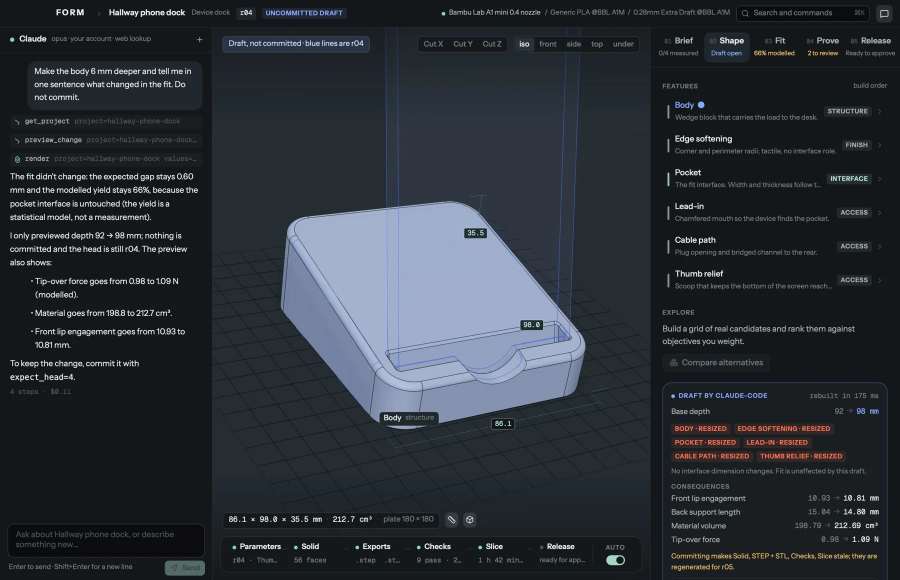
#> input picture site/assets/shots/app.webp, 1800 x 1160 px, given in place of ratchet_wrench-ex.png, which was not available (shown at 1/2 size)
$ python encode.py
#> lines starting #> are read from the running program, lines starting #| are printed output that depends on the picture
"""Crop and encode the chosen renders: WebP into site/assets/shots, JPEG into docs/readme, and brand/og-part.png.

    .venv/bin/python scripts/media/showcase/encode.py
    .venv/bin/python brand/build.py          # then: site/assets/og.png from brand/og-part.png

Reads .dev/showcase/out (SHOWCASE_WORK). Every picture on the page is listed in JOBS with its crop, so the framing is
kept with the source.
"""
import os
import sys
from pathlib import Path
from PIL import Image
ROOT = Path(__file__).resolve().parents[3]
S = Path(os.environ.get("SHOWCASE_WORK") or ROOT / ".dev" / "showcase") / "out"
SITE = ROOT / "site" / "assets" / "shots"
DOCS = ROOT / "docs" / "readme"
C = (0.11, 0.11, 0.89, 0.89)          # the middle of a frame: the camera leaves a wide margin
JOBS = [  # source, name, crop (l, t, r, b as fractions), width, quality
    ("ratchet_wrench-ex", "ratchet", (0.12, 0.08, 0.92, 0.88), 1200, 80),
    ("cam_follower-as", "cam", (0.14, 0.14, 0.98, 0.94), 1200, 80),
    ("readme_planetary-as", "planetary", (0.10, 0.06, 0.90, 0.86), 1200, 80),
    ("spiral_vase-a", "vase", (0.20, 0.06, 0.80, 0.86), 1000, 80),
    ("perforated_lampshade-a", "shade", (0.16, 0.14, 0.84, 0.90), 1000, 80),
    ("cube_speaker-a", "speaker", (0.18, 0.12, 0.86, 0.92), 1000, 80),
    ("woven_basket-a", "basket", (0.12, 0.14, 0.88, 0.94), 1000, 80),
    ("bottle_and_cap-a", "bottle", (0.20, 0.08, 0.80, 0.88), 1000, 80),
    ("refine_before-a", "refine-before", C, 1200, 80),
    ("refine_after-a", "refine-after", C, 1200, 80),
    ("game-treasure_chest-hero", "game-chest", (0.10, 0.04, 0.90, 0.84), 1200, 82),
    ("game-treasure_chest-ladder", "game-lods", (0.03, 0.02, 0.99, 0.86), 2000, 82),
    ("game-vehicle_wheel-hero", "game-wheel", (0.14, 0.06, 0.94, 0.86), 1000, 80),
    ("recon-stepped_bracket-mesh", "recon-mesh", (0.0, 0.08, 1.0, 0.92), 1100, 84),
    ("recon-stepped_bracket-cad", "recon-cad", (0.0, 0.08, 1.0, 0.92), 1100, 84),
]
SITE.mkdir(parents=True, exist_ok=True)
for src, name, (l, t, r, b), w, q in JOBS:
    im = Image.open(S / f"{src}.png").convert("RGB")
#> im is the input picture: PIL image 1800x1160 RGB; mean R, G, B 43.2, 49.2, 55.8
    W, H = im.size
#> W = 1800; H = 1160
    im = im.crop((round(l * W), round(t * H), round(r * W), round(b * H)))
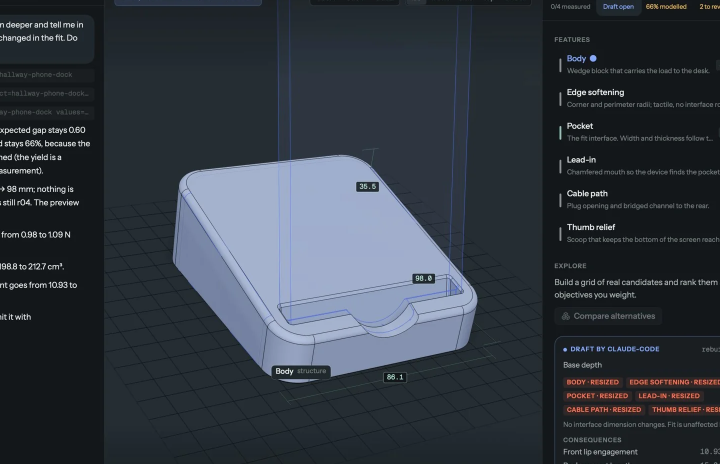
#> im: PIL image 1440x928 RGB (shown at 1/2 size); mean R, G, B 50.6, 57.5, 66.2
    if im.width > w:
        im = im.resize((w, round(im.height * w / im.width)), Image.LANCZOS)
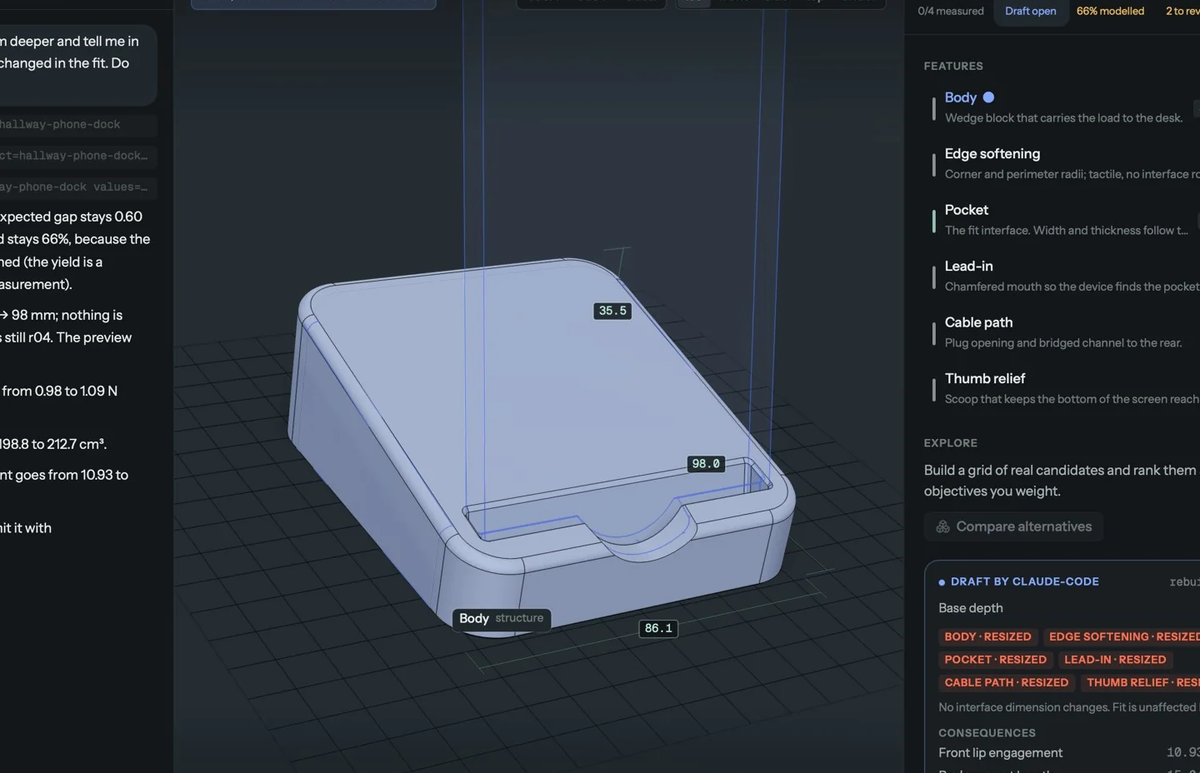
#> im: PIL image 1200x773 RGB; mean R, G, B 50.6, 57.5, 66.2
    im.save(SITE / f"{name}.webp", "WEBP", quality=q, method=6)
    print(name, im.size, (SITE / f"{name}.webp").stat().st_size)
#| ratchet (1200, 773) 48952
#> pass 2 of the loop `for src, name, (l, t, r, b), w, q in JOBS:`:
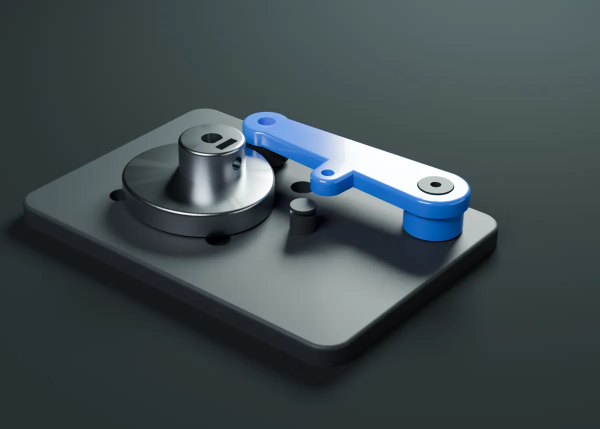
#> input picture site/assets/shots/cam.webp, 1200 x 857 px, given in place of cam_follower-as.png, which was not available (shown at 1/2 size)
#> im is the input picture: PIL image 1200x857 RGB; mean R, G, B 64.9, 76.5, 80.4
#> `im = im.crop((round(l * W), round(t * H), round(r * W), round(b * H)))`:
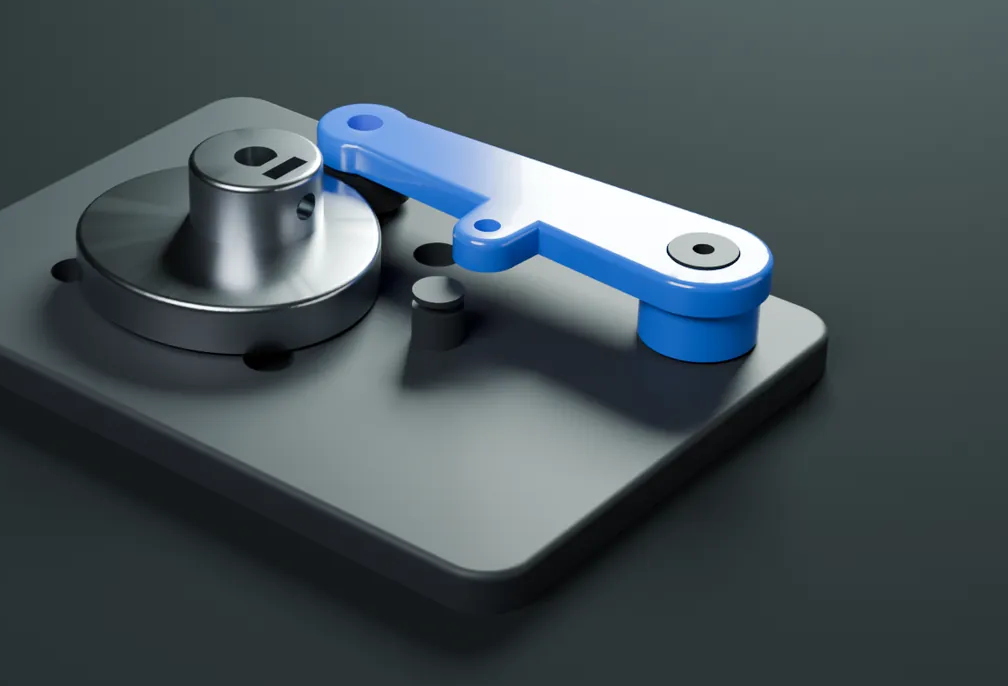
#> im: PIL image 1008x686 RGB; mean R, G, B 69.4, 81.3, 86.3
#| cam (1008, 686) 13932
#> (the run stopped early here; a loop or call above may not have finished)
